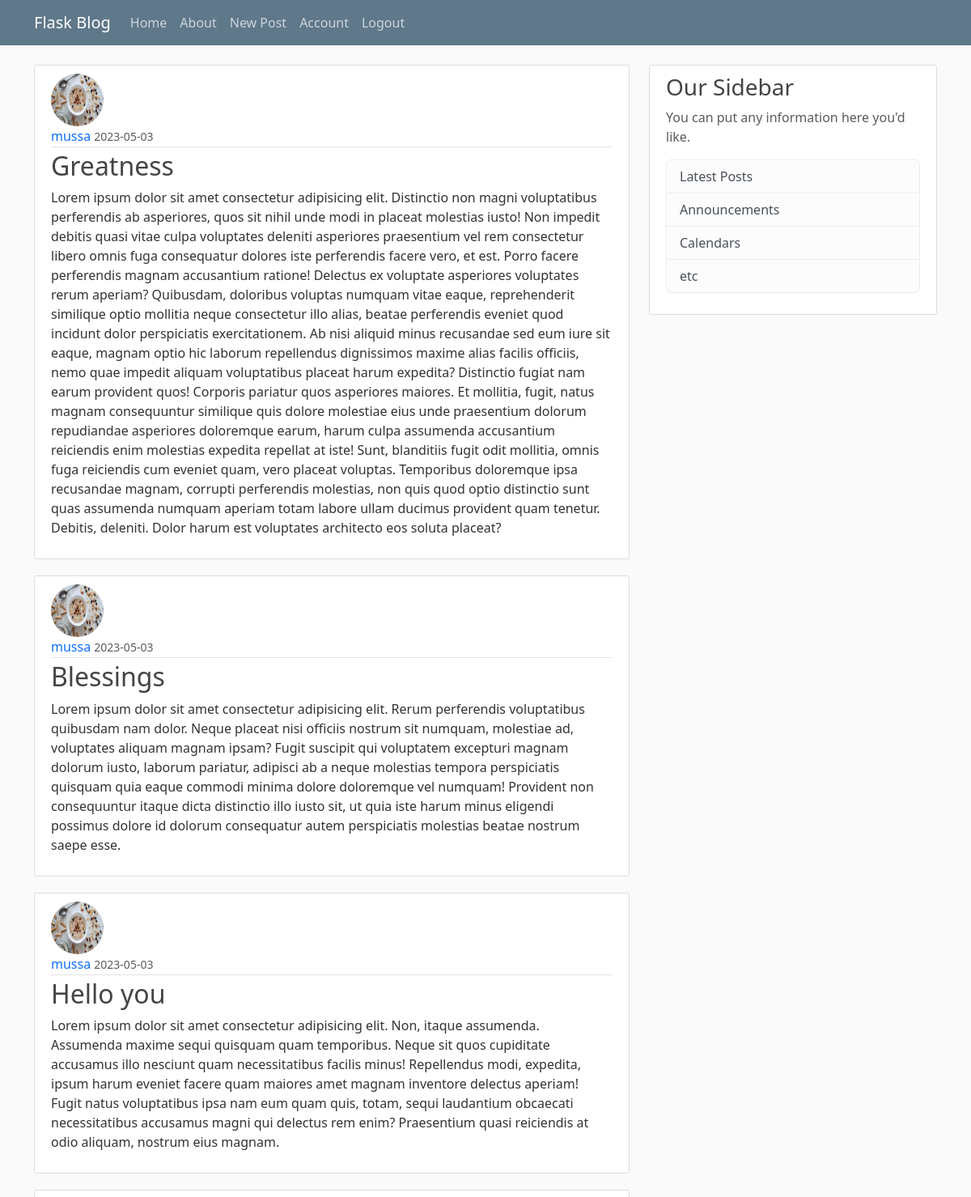
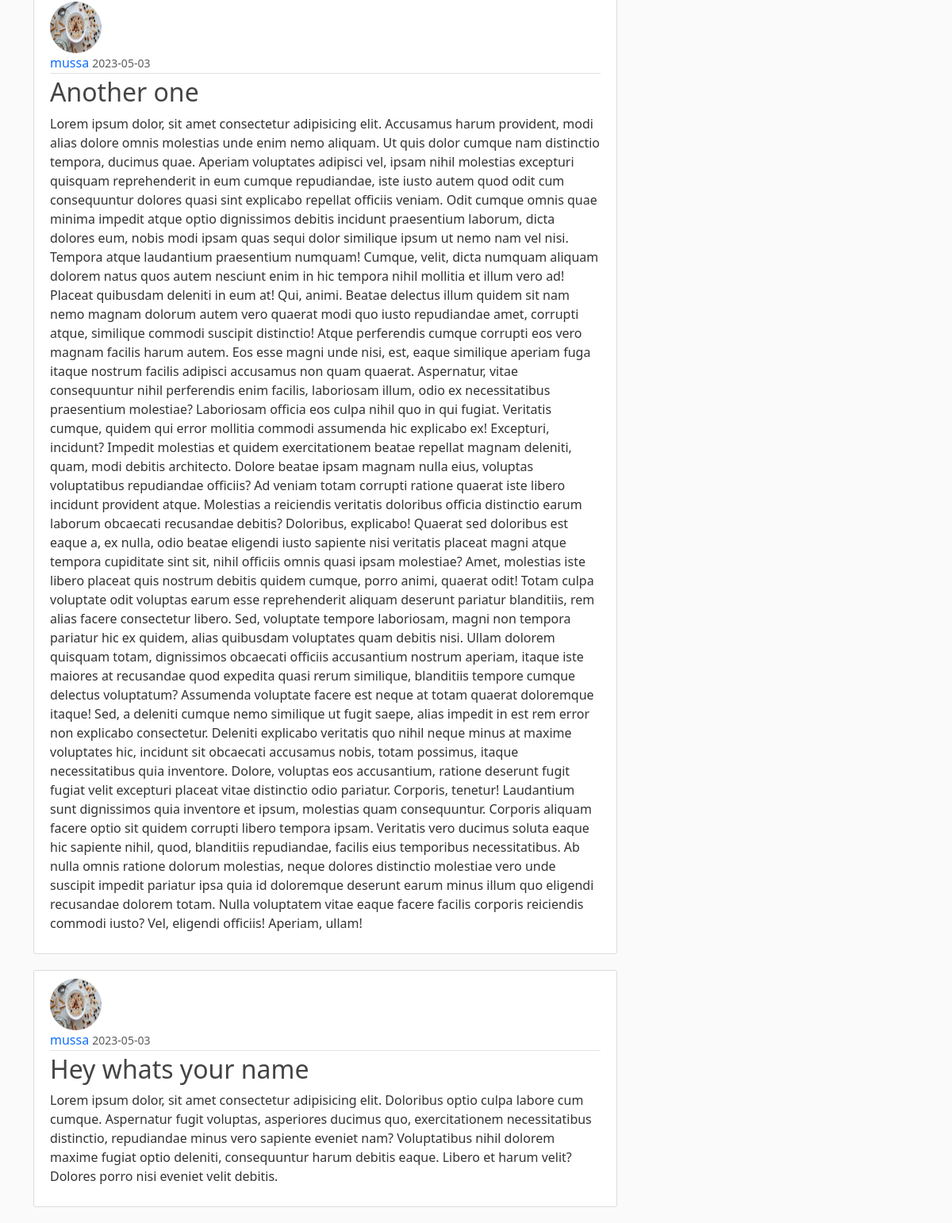
The app's page /home (signed in) with its own data (2 pictures, top to bottom).
### flask_blog/models.py (models this page shows, shortened)
class Post(db.Model): # This will hold our post
    id = db.Column(db.Integer, primary_key=True)
    title = db.Column(db.String(100), nullable=False) # Title length will max out at 100characters
    date_posted = db.Column(db.DateTime, nullable=False, default=datetime.utcnow) # data posted will have a 'column type' of datatime, it must not be empty, then the default will be set with the datetime.utcnow function without the brakets'()' because we are not calling it now, its just a argument. 'utc' is the most accurate time to use in a db
    content = db.Column(db.Text, nullable=False) # The type of this column is a txt, it must not be empty
    user_id = db.Column(db.Integer, db.ForeignKey('user.id'), nullable=False)

class User(db.Model, UserMixin): # This is a table called 'User', then we create coloumns within it
    id = db.Column(db.Integer, primary_key=True)
    username = db.Column(db.String(20), unique=True, nullable=False) # Username must not be longer that 20characters, it has to be unique, it cannot be 'null' meaning it must not be empty
    email = db.Column(db.String(120), unique=True, nullable=False) # Email must not be longer that 120characters, it has to be unique, it cannot be 'null' meaning it must not be empty
    image_file = db.Column(db.String(20), nullable=False, default='default.jpg') # This is the user profile picture. It is going to be stored as an harsh, and the harsh will be 20characters long. It must not be empty, Default profile picture that every user starts out with must be default
    password = db.Column(db.String(60), nullable=False) # The password will be stored has an harsh, the harsh will be 60characters long
    post = db.relationship('Post', backref='author', lazy=True) # This is to say the 'post' attribute has a relationship with the 'Post' module. The 'backref' is similar to adding another column to the Post module. What the backref allows us to do is When we have a post we can simply use the "author" attribute to get the user who created the post

### flask_blog/route.py (the view)
@app.route("/") # This forward slash(/) is the root page or the home page of this webapp
@app.route("/home")
def home():
    page = request.args.get('page', 1, type=int)
    posts = Post.query.order_by(Post.date_posted.desc()).paginate(page=page, per_page=5) # The order_by(Post.date_posted.desc()) is added to make sure that the latest post is found at the top of the blog. The pageinate is to limit the number of posts loaded per page, therefore numbers of how many post should be available per page is inserted into it, and the reset of the unloaded page will be in the next on at the footer of the blog
    return render_template('home.html', posts=posts)

### flask_blog/models.py (called while the page is built)
@login_manager.user_loader
def load_user(user_id):
    return User.query.get(int(user_id))

### flask_blog/templates/home.html
{% extends "layout.html" %} {% block content %} {% for post in posts %}
<article class="media content-section">
    <img class="rounded-circle article-img" src="{{url_for('static', filename='profile_pics/' + post.author.image_file)}}" alt="">
    <div class="media-body">
        <div class="article-metadata">
            <a class="mr-2" href="#">{{ post.author.username }}</a>
            <small class="text-muted">{{ post.date_posted.strftime('%Y-%m-%d') }}</small>
        </div>
        <h2><a class="article-title" href="{{ url_for('post', post_id=post.id) }}">{{ post.title }}</a></h2>
        <p class="article-content">{{ post.content }}</p>
    </div>
</article>
{% endfor %} {% endblock content %}

### flask_blog/static/main.css (style rules this page uses)
*, *::before, *::after { padding: none; margin: none; box-sizing: border-box; text-decoration: none; list-style: none; }
body { background: #fafafa; color: #333333; margin-top: 5rem; }
h1, h2, h3, h4, h5, h6 { color: #444444; }
.content-section { background: #ffffff; padding: 10px 20px; border: 1px solid #dddddd; border-radius: 3px; margin-bottom: 20px; }
.mr-2 { text-decoration: none; }
.article-title { text-decoration: none; color: #444444; }
.article-content { white-space: pre-line; }
.article-img { height: 65px; width: 65px; margin-right: 16px; }
.article-metadata { padding-bottom: 1px; margin-bottom: 4px; border-bottom: 1px solid #e3e3e3 }

### records on screen
Post: image_file (picture), author.username "mussa", date_posted "2023-05-03", title "Greatness", content "Lorem ipsum dolor sit amet consectetur adipisicing elit. Distinctio non magni voluptatibus perferendis ab asperiores, quos sit nihil unde modi in placeat molestias iusto! Non impedit debitis quasi vitae culpa voluptates deleniti asperiores praesentium vel rem consectetur libero omnis fuga consequatur dolores iste perferendis facere vero, et est. Porro facere perferendis magnam accusantium ratione! Delectus ex voluptate asperiores voluptates rerum aperiam? Quibusdam, doloribus voluptas numquam vitae eaque, reprehenderit similique optio mollitia neque consectetur illo alias, beatae perferendis eveniet quod incidunt dolor perspiciatis exercitationem. Ab nisi aliquid minus recusandae sed eum…"
Post: image_file (picture), author.username "mussa", date_posted "2023-05-03", title "Blessings", content "Lorem ipsum dolor sit amet consectetur adipisicing elit. Rerum perferendis voluptatibus quibusdam nam dolor. Neque placeat nisi officiis nostrum sit numquam, molestiae ad, voluptates aliquam magnam ipsam? Fugit suscipit qui voluptatem excepturi magnam dolorum iusto, laborum pariatur, adipisci ab a neque molestias tempora perspiciatis quisquam quia eaque commodi minima dolore doloremque vel numquam! Provident non consequuntur itaque dicta distinctio illo iusto sit, ut quia iste harum minus eligendi possimus dolore id dolorum consequatur autem perspiciatis molestias beatae nostrum saepe esse."
Post: image_file (picture), author.username "mussa", date_posted "2023-05-03", title "Hello you", content "Lorem ipsum dolor sit amet consectetur adipisicing elit. Non, itaque assumenda. Assumenda maxime sequi quisquam quam temporibus. Neque sit quos cupiditate accusamus illo nesciunt quam necessitatibus facilis minus! Repellendus modi, expedita, ipsum harum eveniet facere quam maiores amet magnam inventore delectus aperiam! Fugit natus voluptatibus ipsa nam eum quam quis, totam, sequi laudantium obcaecati necessitatibus accusamus magni qui delectus rem enim? Praesentium quasi reiciendis at odio aliquam, nostrum eius magnam."
Post: image_file (picture), author.username "mussa", date_posted "2023-05-03", title "Another one", content "Lorem ipsum dolor, sit amet consectetur adipisicing elit. Accusamus harum provident, modi alias dolore omnis molestias unde enim nemo aliquam. Ut quis dolor cumque nam distinctio tempora, ducimus quae. Aperiam voluptates adipisci vel, ipsam nihil molestias excepturi quisquam reprehenderit in eum cumque repudiandae, iste iusto autem quod odit cum consequuntur dolores quasi sint explicabo repellat officiis veniam. Odit cumque omnis quae minima impedit atque optio dignissimos debitis incidunt praesentium laborum, dicta dolores eum, nobis modi ipsam quas sequi dolor similique ipsum ut nemo nam vel nisi. Tempora atque laudantium praesentium numquam! Cumque, velit, dicta numquam aliquam dolorem…"
Post: image_file (picture), author.username "mussa", date_posted "2023-05-03", title "Hey whats your name", content "Lorem ipsum dolor, sit amet consectetur adipisicing elit. Doloribus optio culpa labore cum cumque. Aspernatur fugit voluptas, asperiores ducimus quo, exercitationem necessitatibus distinctio, repudiandae minus vero sapiente eveniet nam? Voluptatibus nihil dolorem maxime fugiat optio deleniti, consequuntur harum debitis eaque. Libero et harum velit? Dolores porro nisi eveniet velit debitis."
